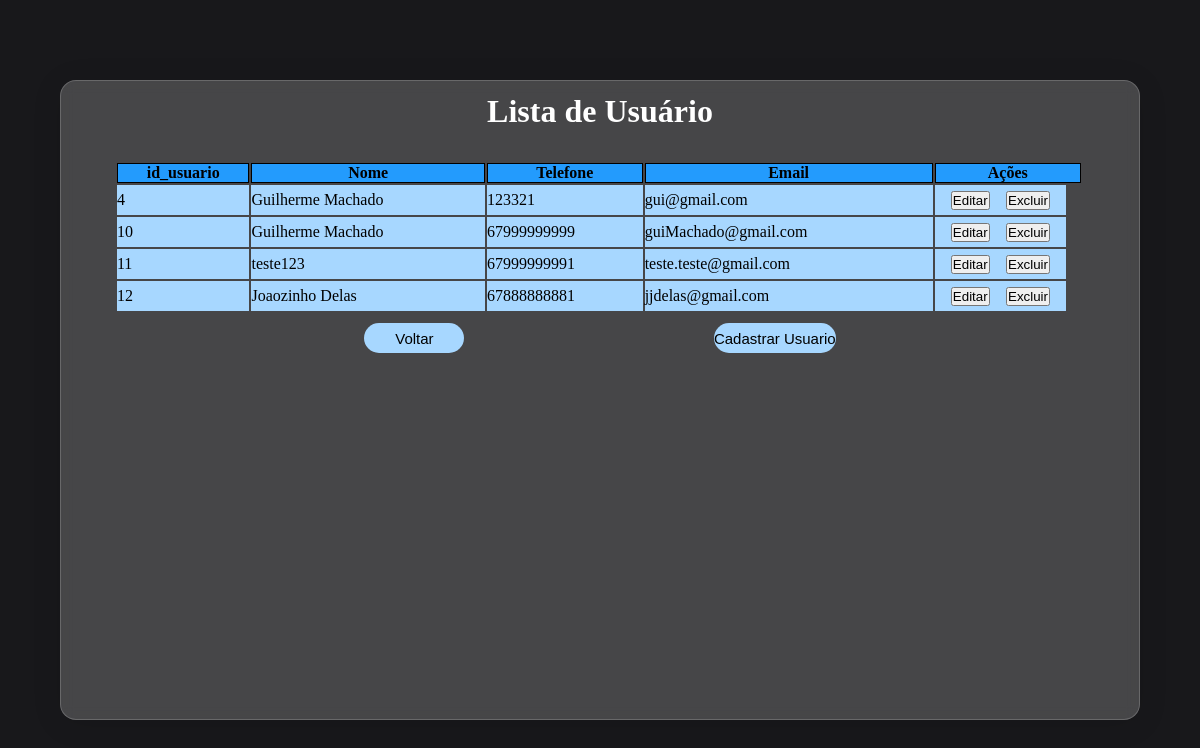
Screenshot of /areaprivada.php with the database file from the repository.
### tables this page shows
CREATE TABLE `usuario` (
  `id_usuario` int(11) NOT NULL,
  `nome` varchar(50) DEFAULT NULL,
  `telefone` varchar(30) DEFAULT NULL,
  `email` varchar(50) DEFAULT NULL,
  `senha` varchar(32) DEFAULT NULL
);

### usuario.php (called while the page is built, shortened)
<?php
    Class Usuario{
        public function getUsuario() {
            global $pdo;
            try {
                $sql = $pdo->prepare("SELECT * FROM usuario");
                $sql->execute();
                return $sql->fetchAll(PDO::FETCH_ASSOC);
            } catch (PDOException $e) {
                $msgErro = "Erro na consulta: " . $e->getMessage();
                return [];
            }
        }
    }
?>

### areaprivada.php (the view, shortened to what this page needs)
<?php
    require_once 'usuario.php';
    $usuario = new Usuario;
    $usuario->conectar("cadastroturma32", "localhost", "root", "");
    if (isset($_GET['id_usuario'])) {
        $id_usuario = $_GET['id_usuario'];
        $dados_usuario = $usuario->getUsuarioId($id_usuario);
    } else {
        $dados_usuario = $usuario->getUsuario();
    }
?>
<!DOCTYPE html>
<html lang="pt-br">
<head>
    <link rel="stylesheet" href="css/usuario.css">
</head>
<body>
<div class="containerGeral">
    <div class="containerTitle">
        <h1>Lista de Usuário</h1>
    </div>
    <table border="0">
        <tr>
            <th class="containerTop">id_usuario</th>
            <th class="containerTop">Nome</th>
            <th class="containerTop">Telefone</th>
            <th class="containerTop">Email</th>
            <th class="containerTop">Ações</th>
        </tr>
        <?php foreach($dados_usuario as $usuario): ?>
            <tr>
                <td class="containerConteudo"><?php echo $usuario['id_usuario']; ?></td>
                <td class="containerConteudo"><?php echo $usuario['nome']; ?></td>
                <td class="containerConteudo"><?php echo $usuario['telefone']; ?></td>
                <td class="containerConteudo"><?php echo $usuario['email']; ?></td>
                <td class="containerBtn containerConteudo">
                    <a href="editar.php?id_usuario=<?php echo $usuario['id_usuario']; ?>">
                    <button>Editar</button>
                </a>
                <form method="POST" action="" >
                    <input type="submit" value="Excluir">
                </form>
            </td>
            </tr>
            <?php endforeach; ?>
        </table>
        <div class="containerBtn">
            <a href="index.php"><button class="btnVoltar">Voltar</button></a>
            <a href="cadastro.php"><button class="btnCadastrar">Cadastrar Usuario</button></a>
        </div>
    </div>
</body>
</html>

### css/usuario.css (style rules this page uses)
* { margin: 0; padding: 0; box-sizing: border-box; }
body { width: 100%; min-height: 100vh; display: flex; align-items: center; justify-content: center; flex-direction: column; background-color: #18181b; }
.containerGeral { width: 90%; height: 80vh; background: rgba(255, 255, 255, 0.2); border-radius: 16px; box-shadow: 0 4px 30px rgba(0, 0, 0, 0.1); backdrop-filter: blur(7.1px); -webkit-backdrop-filter: blur(7.1px); border: 1px solid rgba(255, 255, 255, 0.19); display: flex; align-items: center; flex-direction: column; }
.containerTitle { width: 100%; height: 60px; display: flex; align-items: center; justify-content: center; }
.containerTitle h1 { color: white; }
table { width: 90%; margin-top: 20px; }
.containerTop { background-color: rgb(35, 155, 253); border: 1px solid black; }
.containerBtn { width: 90%; height: 30px; display: flex; align-items: center; justify-content: space-evenly; }
.containerConteudo { background-color: rgb(167, 215, 255); }
.btnVoltar { width: 100px; height: 30px; margin-top: 20px; background-color: rgb(167, 215, 255); font-size: 15px; text-decoration: none; border-radius: 50px; border: none; cursor: pointer; }
.btnCadastrar { height: 30px; margin-top: 20px; background-color: rgb(167, 215, 255); font-size: 15px; text-decoration: none; border-radius: 50px; border: none; cursor: pointer; }
a { text-decoration: none; text-align: center; }

### rows the page displays
usuario: id_usuario "4", nome "Guilherme Machado", telefone "123321", email "gui@gmail.com"
usuario: id_usuario "10", nome "Guilherme Machado", telefone "67999999999", email "guiMachado@gmail.com"
usuario: id_usuario "11", nome "teste123", telefone "67999999991", email "teste.teste@gmail.com"
usuario: id_usuario "12", nome "Joaozinho Delas", telefone "67888888881", email "jjdelas@gmail.com"
